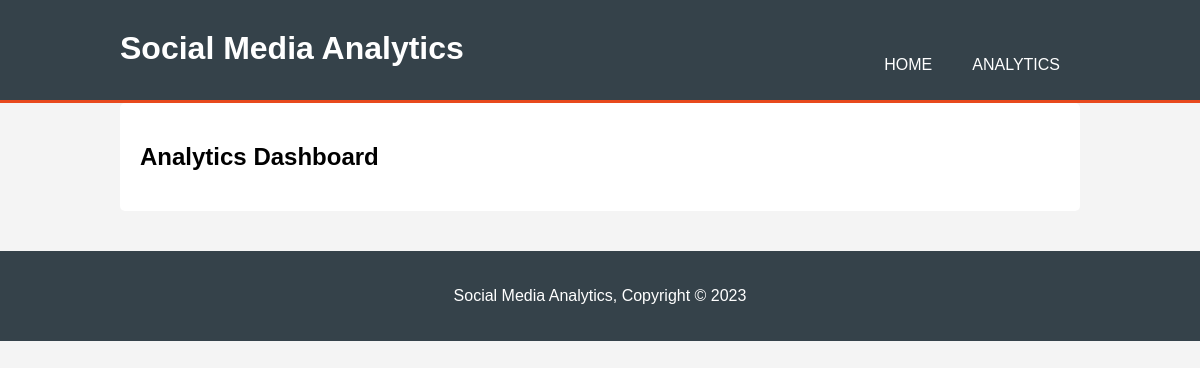
Before: /analytics with the older database file.
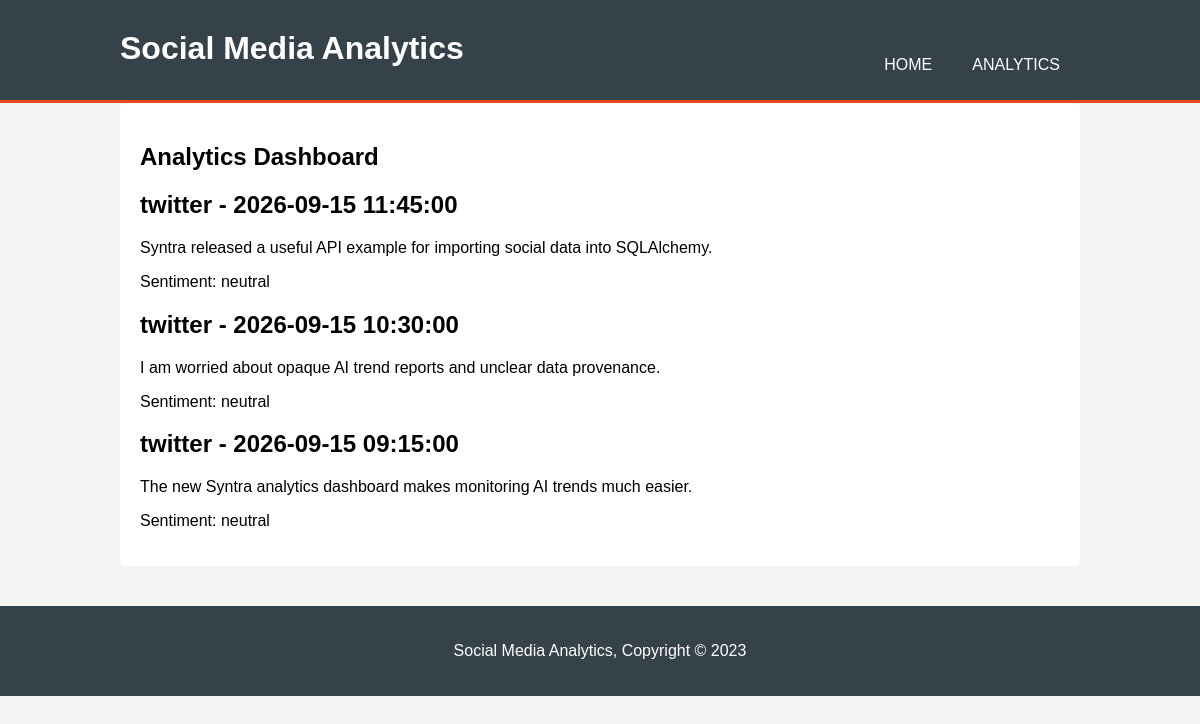
After: the same page with the newer database file.
### src/storage/models.py (models this page shows, shortened)
class RawEvent(Base):
    __tablename__ = "raw_events"
    id = Column(Integer, primary_key=True, autoincrement=True)
    platform = Column(String(20), nullable=False, index=True)      # "twitter", "telegram"
    platform_event_id = Column(String(100), nullable=False)        # native ID from the platform
    content_hash = Column(String(64), nullable=False, index=True)  # SHA256 of normalized text
    text = Column(Text, nullable=False)
    author_id = Column(String(100), index=True)
    author_handle = Column(String(200))  # anonymized in production
    created_at = Column(DateTime(timezone=True), nullable=False, index=True)
    collected_at = Column(DateTime(timezone=True), default=lambda: datetime.now(timezone.utc))
    sentiment = Column(JSON)        # {"joy": 0.72, "anger": 0.03, ...}
    sentiment_dominant = Column(String(30), index=True)
    topics = Column(JSON)           # ["climate", "policy"]
    demographics = Column(JSON)     # {"age_bracket": "18-24", "language": "en"}
    raw_metadata = Column(JSON)
    __table_args__ = (
        Index("ux_platform_event_id", "platform", "platform_event_id", unique=True),
        Index("ix_created_platform", "created_at", "platform"),
    )

### webapp/app.py (the view)
@app.route('/analytics')
def analytics():
    session = SessionLocal()
    try:
        events = session.query(RawEvent).order_by(RawEvent.created_at.desc()).all()
        summary = SyntraCore(session).summary()
        return render_template('analytics.html', events=events, summary=summary)
    finally:
        session.close()

### src/core.py (called while the page is built)
    def summary(self) -> dict[str, Any]:
        total = self.session.scalar(select(func.count(RawEvent.id))) or 0
        platforms = {
            row[0]: row[1]
            for row in self.session.execute(
                select(RawEvent.platform, func.count(RawEvent.id)).group_by(RawEvent.platform)
            ).all()
        }
        sentiments = {
            row[0]: row[1]
            for row in self.session.execute(
                select(RawEvent.sentiment, func.count(RawEvent.id))
                .where(RawEvent.sentiment.is_not(None))
                .group_by(RawEvent.sentiment)
            ).all()
        }
        return {"total_events": total, "platforms": platforms, "sentiments": sentiments}

### webapp/app.py (called while the page is built)
@app.after_request
def add_cors_headers(response):
    response.headers["Access-Control-Allow-Origin"] = os.getenv("FRONTEND_ORIGIN", "http://localhost:3000")
    response.headers["Access-Control-Allow-Headers"] = "Content-Type"
    response.headers["Access-Control-Allow-Methods"] = "GET, POST, OPTIONS"
    return response

### webapp/templates/analytics.html
{% extends "base.html" %}
{% block content %}
    <section id="analytics">
        <h1>Analytics Dashboard</h1>
        <div id="events">
            {% for event in events %}
                <div class="event">
                    <h2>{{ event.platform }} - {{ event.created_at }}</h2>
                    <p>{{ event.text }}</p>
                    <p>Sentiment: {{ event.sentiment }}</p>
                </div>
            {% endfor %}
        </div>
    </section>
{% endblock %}

### webapp/templates/base.html (shortened to what this page needs)
<!DOCTYPE html>
<html lang="en">
<head>
    <link rel="stylesheet" href="{{ url_for('static', filename='style.css') }}">
</head>
<body>
    <header>
        <div class="container">
            <div id="branding">
                <h1>Social Media Analytics</h1>
            </div>
            <nav>
                <ul>
                    <li><a href="{{ url_for('index') }}">Home</a></li>
                    <li><a href="{{ url_for('analytics') }}">Analytics</a></li>
                </ul>
            </nav>
        </div>
    </header>
    <div class="container">
        {% block content %}{% endblock %}
    </div>
    <footer>
        <p>Social Media Analytics, Copyright &copy; 2023</p>
    </footer>
</body>
</html>

### webapp/static/style.css (style rules this page uses)
body { font-family: Arial, sans-serif; margin: 0; padding: 0; background-color: #f4f4f4; }
.container { width: 80%; margin: auto; overflow: hidden; }
header { background: #35424a; color: white; padding-top: 30px; min-height: 70px; border-bottom: #e8491d 3px solid; }
header a { color: white; text-decoration: none; text-transform: uppercase; font-size: 16px; }
header ul { padding: 0; list-style: none; }
header li { float: left; display: inline; padding: 0 20px 0 20px; }
header #branding { float: left; }
header #branding h1 { margin: 0; }
header nav { float: right; margin-top: 10px; }
section { padding: 20px; margin-bottom: 20px; background: white; border-radius: 5px; }
footer { background: #35424a; color: white; text-align: center; padding: 20px; margin-top: 20px; }

Changed rows visible on the page:
added RawEvent: platform "twitter", created_at "2026-09-15 11:45:00", text "Syntra released a useful API example for importing social data into SQLAlchemy.", sentiment "neutral"
added RawEvent: platform "twitter", created_at "2026-09-15 10:30:00", text "I am worried about opaque AI trend reports and unclear data provenance.", sentiment "neutral"
added RawEvent: platform "twitter", created_at "2026-09-15 09:15:00", text "The new Syntra analytics dashboard makes monitoring AI trends much easier.", sentiment "neutral"
